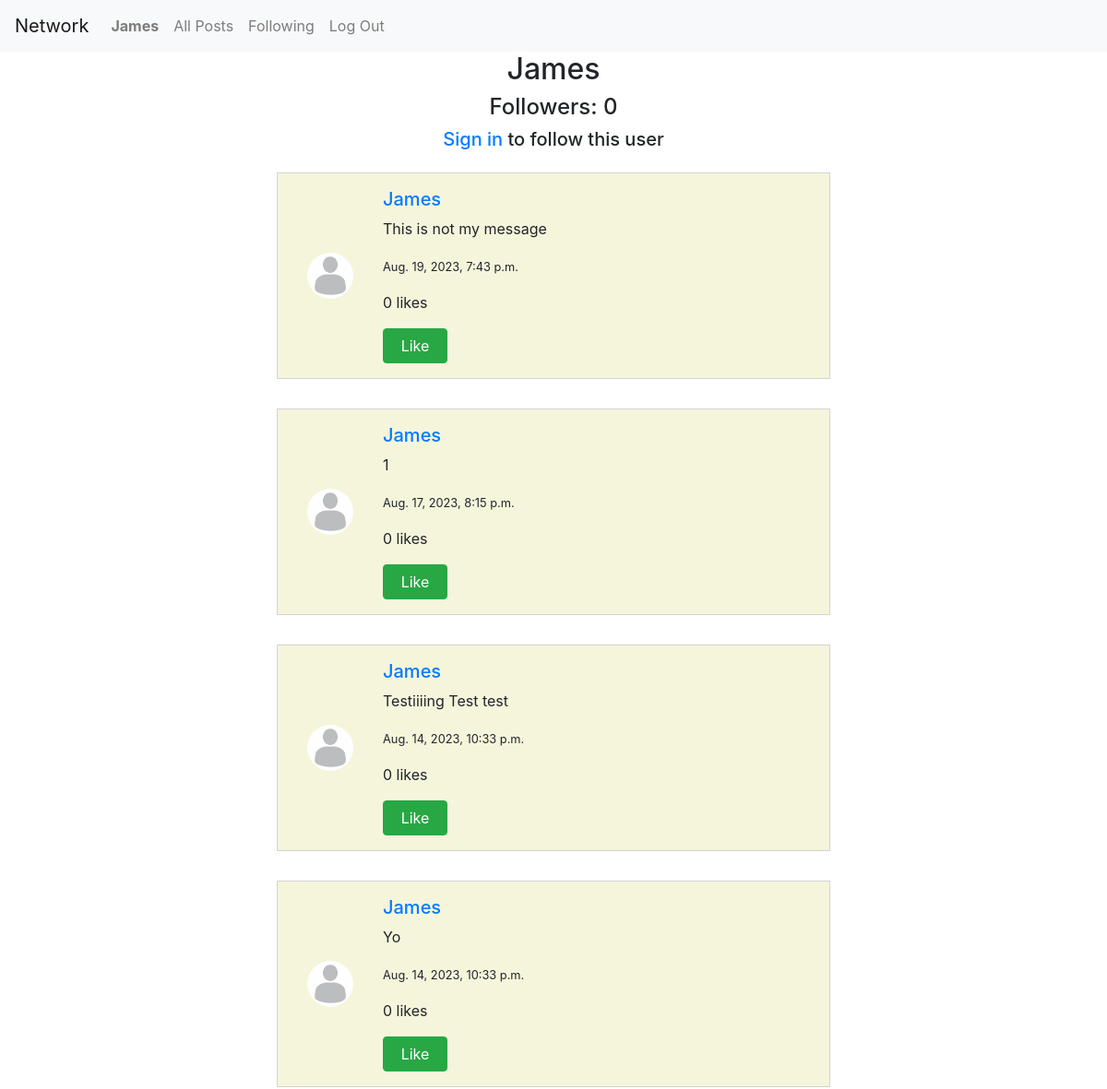
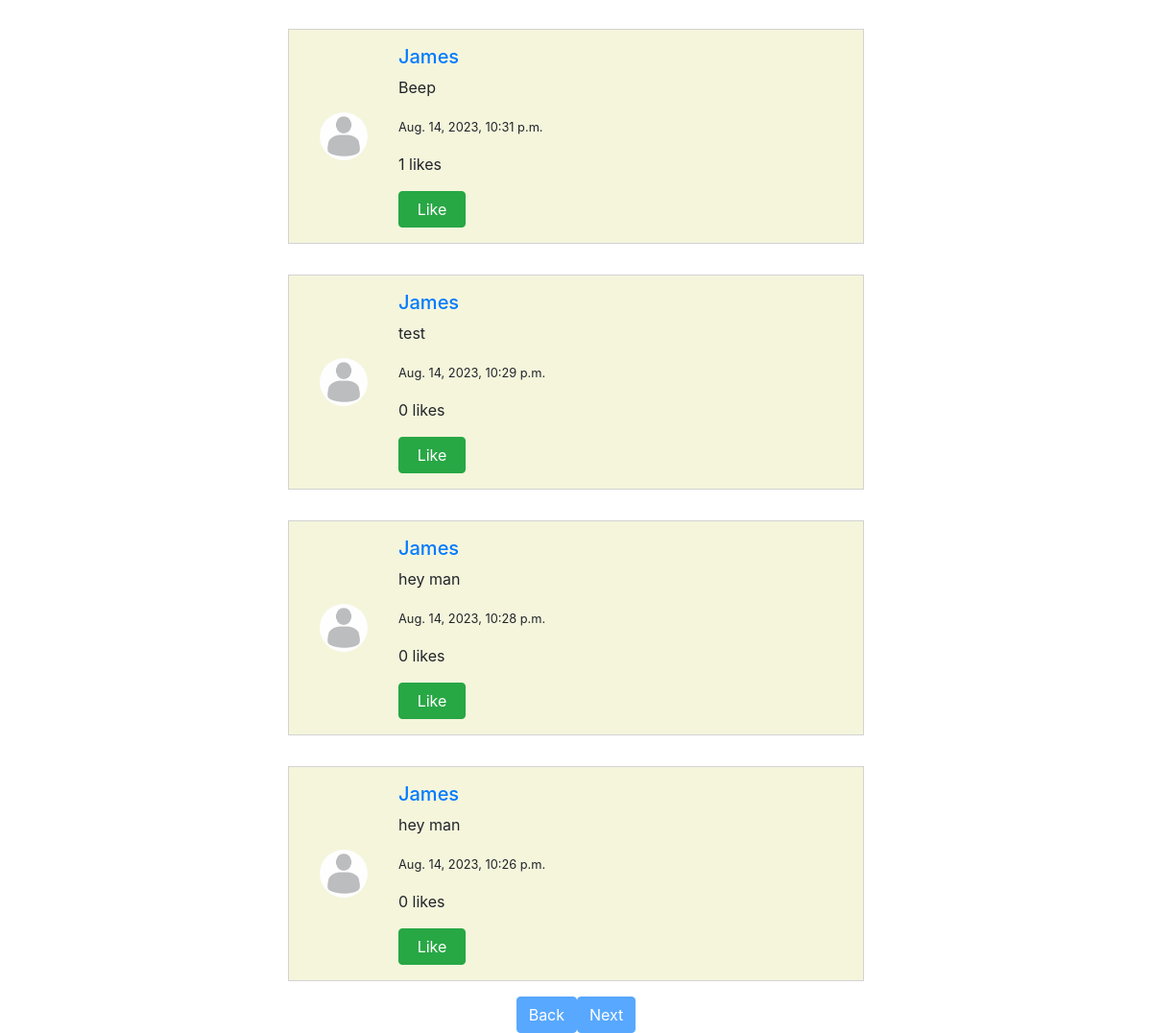
Screenshot of /profile/7 with the database file from the repository (2 pictures, top to bottom).
### network/models.py (models this page shows)
class User(AbstractUser):
    pass

class Post(models.Model):
    user = models.ForeignKey(User, on_delete=models.CASCADE)
    content = models.CharField(max_length=300)
    timestamp = models.DateTimeField(default=timezone.now)

### network/views.py (the view)
# urls.py: path('profile/<int:user_id>', views.profile, name='profile-page'),
def profile(request, user_id):
    user = User.objects.get(pk = user_id)
    context = {
        'user':user
    }
    if request.user.is_authenticated:
        is_following = Follower.objects.filter(user = user, follower = request.user).exists()
        context['is_following'] = is_following
    followers = Follower.objects.filter(user = user).all()
    user_posts = Post.objects.filter(user = user).all().order_by('timestamp').reverse()
    context['followers'] = followers
    indexed_posts = []
    for index, post in enumerate(user_posts, start=1):
        indexed_posts.append({'index': index, 'post':post})
    context['user_posts'] = indexed_posts
    return render(request, "network/profile.html", context)

### network/templates/network/profile.html (shortened to what this page needs)
{% extends 'network/layout.html' %}
{% load static %}
{% block body %}
  <div id="profile-page">
    <h2>{{user.username}}</h2>
    <h4 id="follower-count">Followers: {{followers.count}}</h4>
    {% if not request.user.is_authenticated %}
    <h5><a href="{% url 'login' %}">Sign in </a>to follow this user</h5>
    {% endif %}
    {% for post in user_posts %}
      <div class="post" data-index="{{post.index}}">
        <div class="post-profile">
            <img src="{% static 'images/profile-placeholder.jpg' %}" width="50px" height="50px" alt="profile-pic"/>
        </div>
        <div class="post-content">
            <h5><a href="{% url 'profile-page'  post.post.user.id %}" >{{ post.post.user }}</a></h5>
            <p>{{ post.post.content }}</p>
            <p><small>{{ post.post.timestamp }}</small></p>
            <p id="like_count_{{post.post.id}}">{{ post.post.likes.all.count }} likes</p>
            <button id="like_button_{{post.post.id}}" name="post_id" value="{{post.post.id}}" class="like_button btn btn-success" data-liked="{% if post.post.id in user_likes %}true{% else %}false{% endif %}" onclick="toggleLike({{post.post.id}})">{% if not post.post.id in user_likes %}Like{% else %}Unlike{% endif %}</button>
        </div>
      </div>
    {% endfor %}
    <div class="side-by-side">
      <button id="back-btn" class="btn btn-primary">Back</button>
      <button id="next-btn" class="btn btn-primary">Next</button>
    </div>
  </div>
{% endblock %}

### network/templates/network/layout.html (shortened to what this page needs)
{% load static %}
<!DOCTYPE html>
<html lang="en">
    <head>
        <link rel="stylesheet" href="https://stackpath.bootstrapcdn.com/bootstrap/4.4.1/css/bootstrap.min.css">
        <link href="{% static 'network/styles.css' %}" rel="stylesheet">
    </head>
    <body>
        <nav class="navbar navbar-expand-lg navbar-light bg-light">
            <a class="navbar-brand" href="#">Network</a>
            <div>
              <ul class="navbar-nav mr-auto">
                {% if user.is_authenticated %}
                    <li class="nav-item">
                        <a class="nav-link" href="#"><strong>{{ user.username }}</strong></a>
                    </li>
                {% endif %}
                <li class="nav-item">
                  <a class="nav-link" href="{% url 'index' %}">All Posts</a>
                </li>
                {% if user.is_authenticated %}
                    <li class="nav-item">
                        <a class="nav-link" href="{% url 'following' %}">Following</a>
                    </li>
                    <li class="nav-item">
                        <a class="nav-link" href="{% url 'logout' %}">Log Out</a>
                    </li>
                {% endif %}
              </ul>
            </div>
          </nav>
        <div class="body">
            {% block body %}
            {% endblock %}
        </div>
    </body>
</html>

### network/static/network/styles.css (style rules this page uses)
.post { display:flex; justify-content: left; align-items: center; min-width :600px; max-width: 600px; min-height: 100px; border: 1px solid lightgrey; background-color: beige; margin: 1rem; padding: 1rem; }
.post img { margin:1rem; border-radius: 50px; margin-right:2rem; }
.post-content { display:flex ; flex-direction: column; justify-content: center; align-items: left; }
.like_button { max-width: 70px; }
#profile-page { display:flex; flex-direction: column; justify-content: center; align-items: center; }
.side-by-side { display: flex; justify-content: center; align-items: center; }

### rows the page displays
User: username "James"
Post: post.user "James", post.content "This is not my message", post.timestamp "Aug. 19, 2023, 7:43 p.m.", post.likes.all.count "0", shows "Like"
Post: post.user "James", post.content "1", post.timestamp "Aug. 17, 2023, 8:15 p.m.", post.likes.all.count "0", shows "Like"
Post: post.user "James", post.content "Testiiiing Test test", post.timestamp "Aug. 14, 2023, 10:33 p.m.", post.likes.all.count "0", shows "Like"
Post: post.user "James", post.content "Yo", post.timestamp "Aug. 14, 2023, 10:33 p.m.", post.likes.all.count "0", shows "Like"
Post: post.user "James", post.content "Beep", post.timestamp "Aug. 14, 2023, 10:31 p.m.", post.likes.all.count "1", shows "Like"
Post: post.user "James", post.content "test", post.timestamp "Aug. 14, 2023, 10:29 p.m.", post.likes.all.count "0", shows "Like"
Post: post.user "James", post.content "hey man", post.timestamp "Aug. 14, 2023, 10:28 p.m.", post.likes.all.count "0", shows "Like"
Post: post.user "James", post.content "hey man", post.timestamp "Aug. 14, 2023, 10:26 p.m.", post.likes.all.count "0", shows "Like"

### other values shown
{{ followers.count }} "0"
